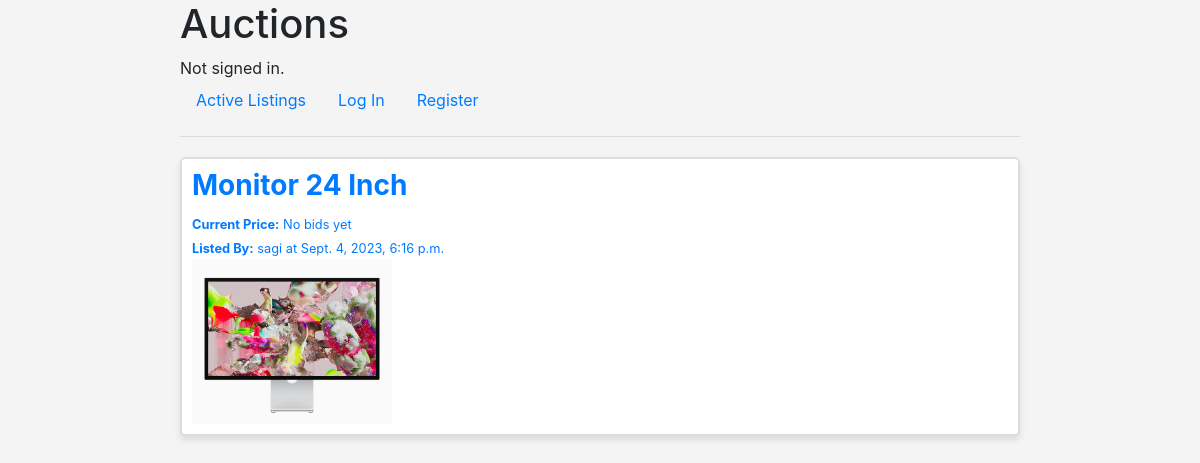
The app's page /productPage/categories/Electronics/ with its own data.
### auctions/models.py (models this page shows)
class AuctionList(models.Model):
    seller = models.ForeignKey('User', on_delete=models.CASCADE, related_name = "lists")
    productName = models.CharField(max_length=64)
    initialPrice = models.DecimalField(max_digits=30, decimal_places=2)
    info = models.TextField(max_length=1000)
    creationTime = models.DateTimeField(auto_now_add=True)
    image = models.ImageField(upload_to= user_directory_path, blank=True, null=True)
    watchlist = models.ManyToManyField(User, blank=True, related_name = "watchlist")
    CATEGORY_CHOICES = [
        ('Uncategorized', 'Select a category'),
        ('Electronics', 'Electronics'),
        ('Clothing', 'Clothing'),
        ('Home and Garden', 'Home and Garden'),
        ('Toys and Games', 'Toys and Games'),
        ('Books', 'Books'),
        ('Sports and Outdoors', 'Sports and Outdoors'),
        ('Automotive', 'Automotive'),
        ('Jewelry and Watches', 'Jewelry and Watches'),
        ('Collectibles', 'Collectibles'),
        ('Health and Beauty', 'Health and Beauty'),
        ('Music and Instruments', 'Music and Instruments'),
        ('Art and Crafts', 'Art and Crafts'),
        ('Food and Beverages', 'Food and Beverages'),
        ('Pets', 'Pets'),
        ('Travel and Experiences', 'Travel and Experiences'),
        ('Other', 'Other'),
    ]
    category = models.CharField(
        max_length=50,
        choices=CATEGORY_CHOICES,
        default='Uncategorized',
    )
    AUCTION_STATUS_CHOICES = (
        ('active', 'Active'),
        ('closed', 'Closed')
    )
    status = models.CharField(
        max_length=10,
        choices=AUCTION_STATUS_CHOICES,
        default='active'  # Set the default status to 'active' when an auction is created.
    )

class User(AbstractUser):
    pass

### auctions/views.py (the view)
# urls.py: path("productPage/categories/<str:category>/", views.categoryPage, name="categoryPage"),
def categoryPage(request,category):
    productsInCategory = AuctionList.objects.filter(category=category)
    return render(request,"auctions/categoryPage.html",{
        "productsInCategory":productsInCategory,
    })

### auctions/context_processors.py (called while the page is built)
def notification_count(request):
    if request.user.is_authenticated:
        return {'notification_count': Notification.objects.filter(user=request.user, is_read=False).count()}
    return {}

### auctions/templates/auctions/categoryPage.html (shortened to what this page needs)
{% extends "auctions/layout.html" %}
{% block body %}
    {% for product in productsInCategory %}
        <a href="{% url 'productPage' product.id%}" class="auctionProductLink">
            <div class="auctionProduct">
                <div class="productText">
                    <h3><b> {{product.productName}}  </b></h3>
                    {% if product.highestBid %}
                        {% if product.status == 'active' %}
                            <small><b>Current Price:</b> {{ product.highestBid|floatformat:2  }}$</small> <br>
                        {% else %}
                            <small><b>Winning Bid:</b> {{ product.highestBid|floatformat:2  }}$</small> <br>
                        {% endif %}
                    {% else %}
                        {% if product.status == 'active' %}
                            <small><b>Current Price:</b> No bids yet</small><br>
                        {% else %}
                            <small><b>Winning Bid:</b> No bids were placed </small><br>
                        {% endif %}
                    {% endif %}
                    <small><b>Listed By:</b> {{product.seller}} at {{ product.creationTime }}</small>
                </div>
                <div class="productImg">
                    {% if product.image %}
                        <img src="{{ product.image.url }}" alt="{{ product.productName }}" style="max-width: 200px;">
                    {% endif %}
                </div>
            </div>
        </a>
    {%empty%}
        <p>No active listings for this category</p>
    {% endfor %}
{% endblock %}

### auctions/static/auctions/styles.css (style rules this page uses)
body { margin-left:auto; margin-right:auto; width:70%; background-color: #f4f4f4; }
.auctionProduct { background-color: #fff; border: 2px solid #ddd; margin: 20px 0px; padding: 10px; box-shadow: 0 4px 6px rgba(0, 0, 0, 0.1); background-color: #fff; border-radius: 5px; }
a.auctionProductLink { text-decoration: none; }

### records on screen
AuctionList: productName "Monitor 24 Inch", shows "Current Price:", status "No bids yet", seller "sagi", creationTime "Sept. 4, 2023, 6:16 p.m.", image (picture)
